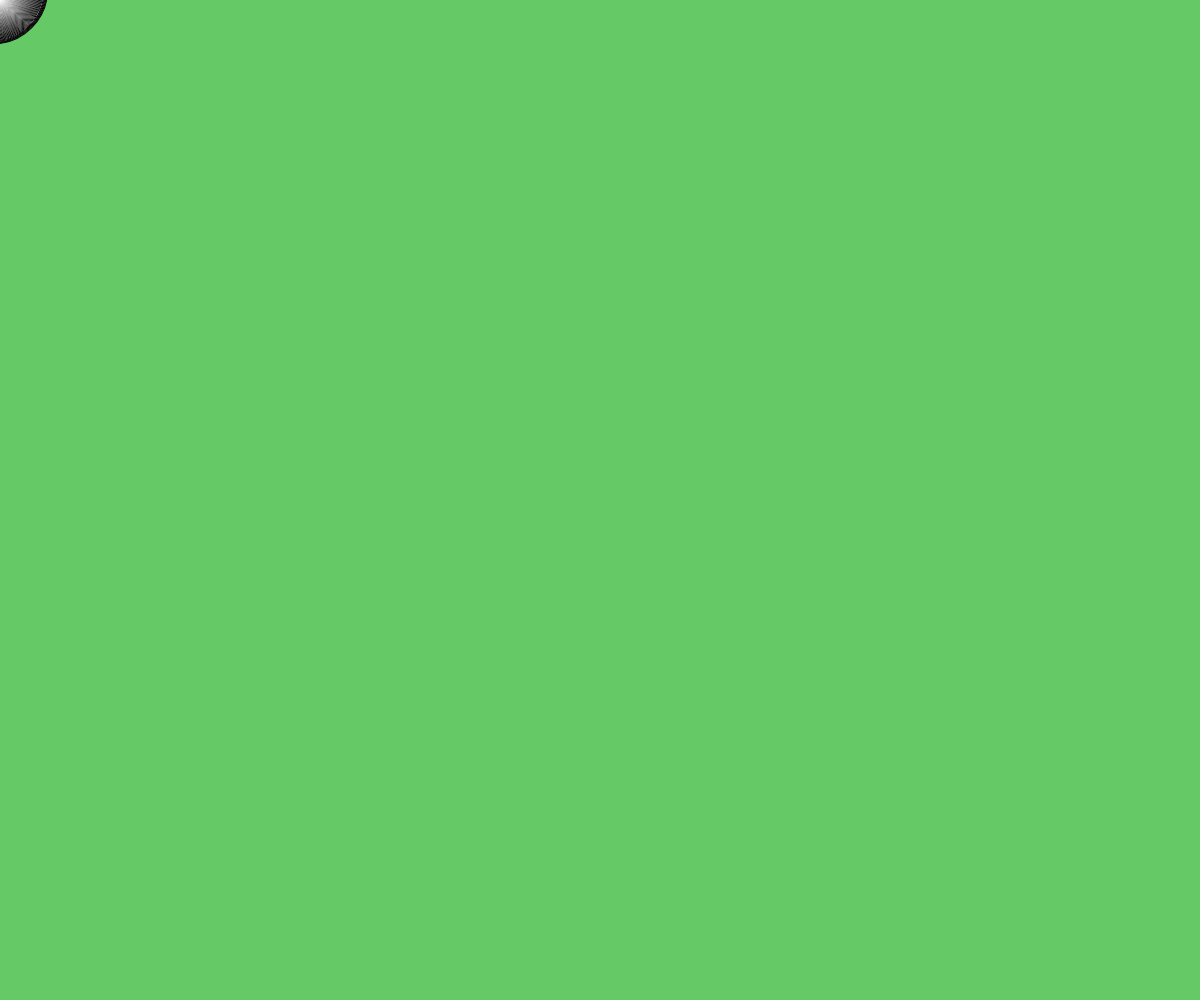
Frame 1 (no input)
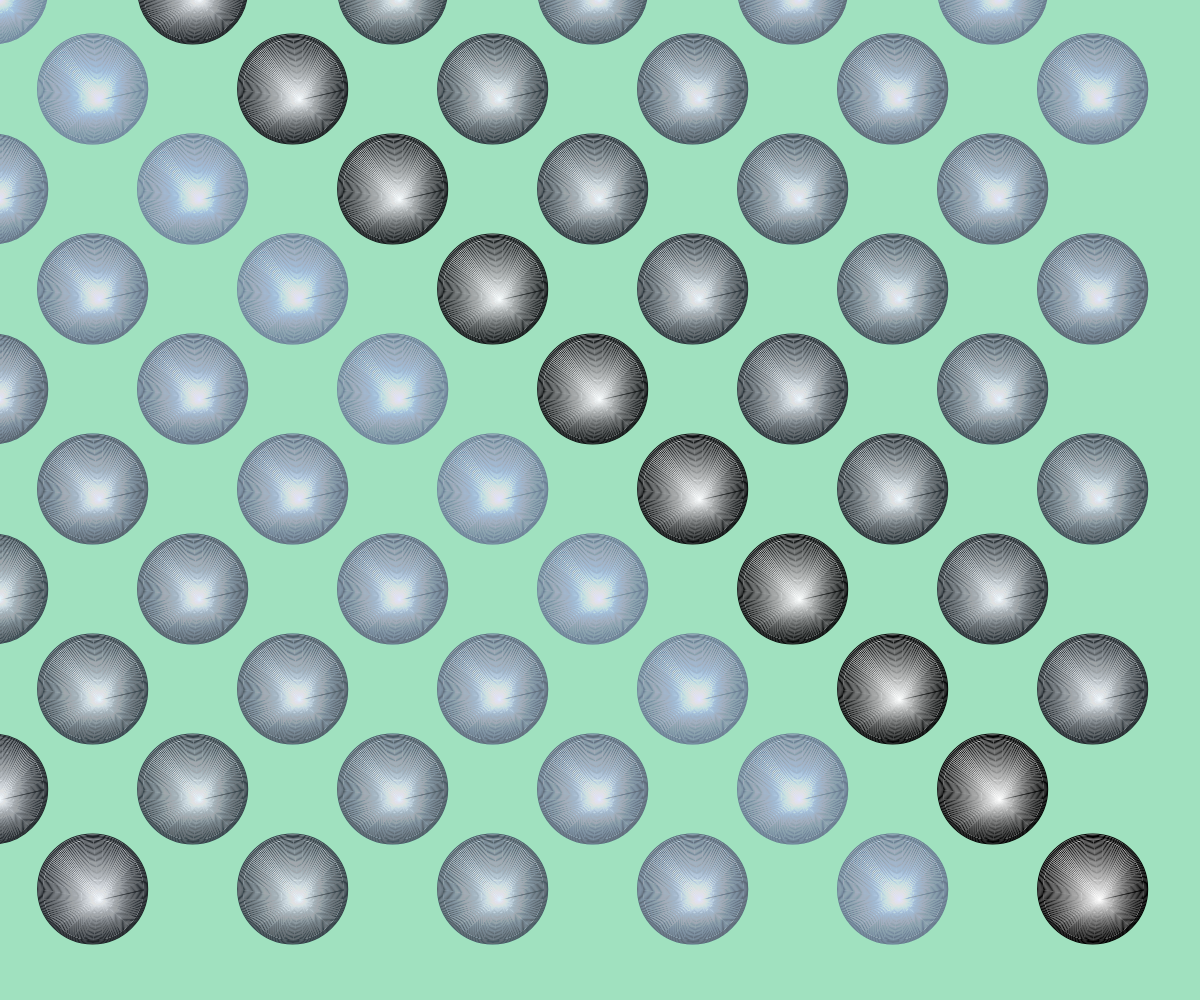
Frame 60 (no input)
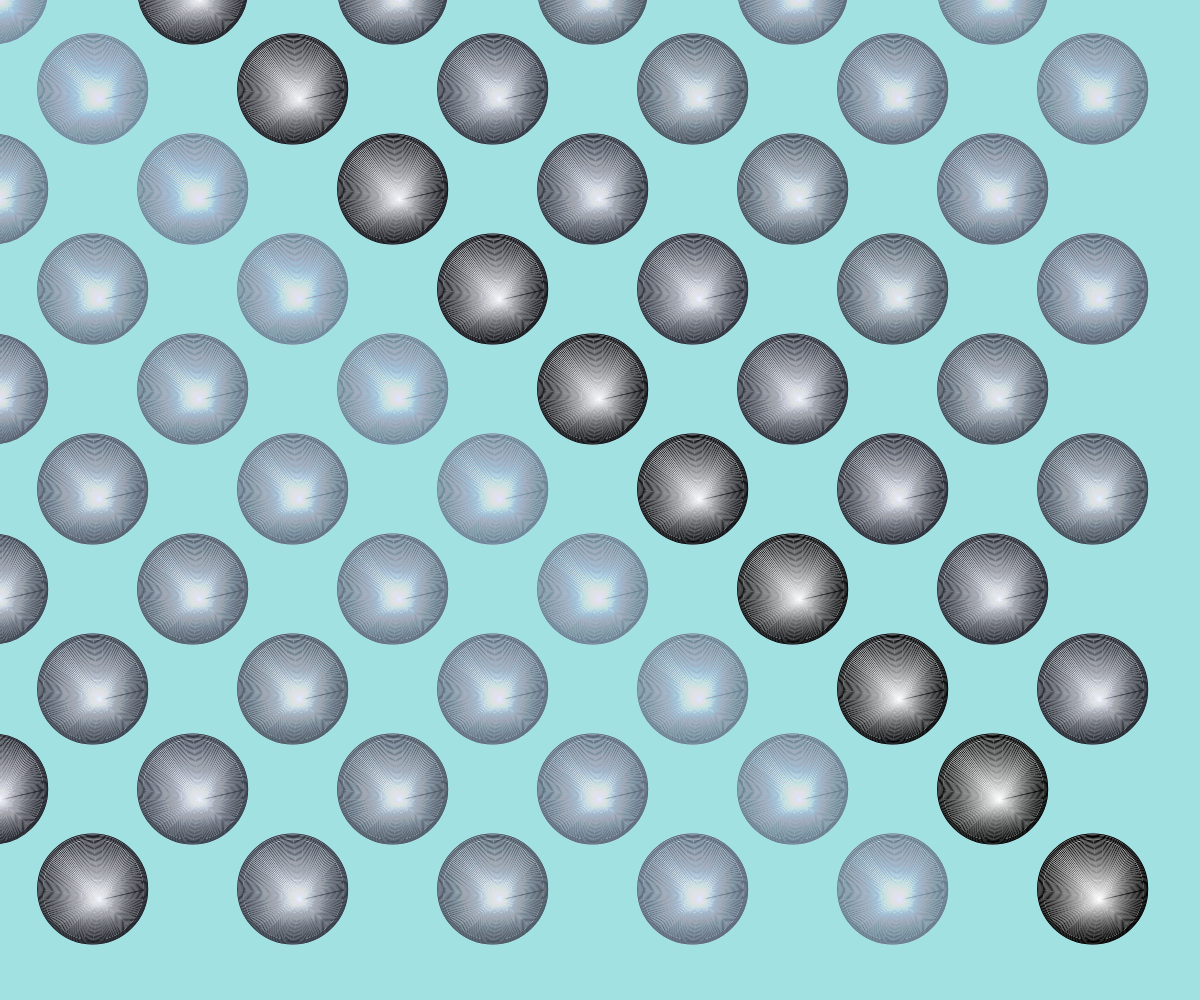
Frame 120 (the mouse pressed at the canvas centre since frame 60)

The p5.js sketch that drew these frames (run headless with seeded random() and noise() and a simulated clock; from frame 60 on, the mouse is pressed at the canvas centre):

// p5.js sketch
// ── sketch.js
var pos_x = 0;
var pos_y = 0;
var spd = 100;

function setup() {
  // put setup code here
    createCanvas(innerWidth, innerHeight);
    background(100, 200, 100);
}

function draw() {
    // put drawing code here
    
    background(200, 155 + random(100), random(50) + 205, 4);
    

    for (var i = 110; i > 0; i=i-2) {
        strokeWeight(i/100);
        ellipse(pos_x - i/15, pos_y - i/10, i, i);
    }
    
    pos_x = (pos_x + spd)%innerWidth;
    pos_y = (pos_y + spd)%innerHeight;
    

    
    
}
